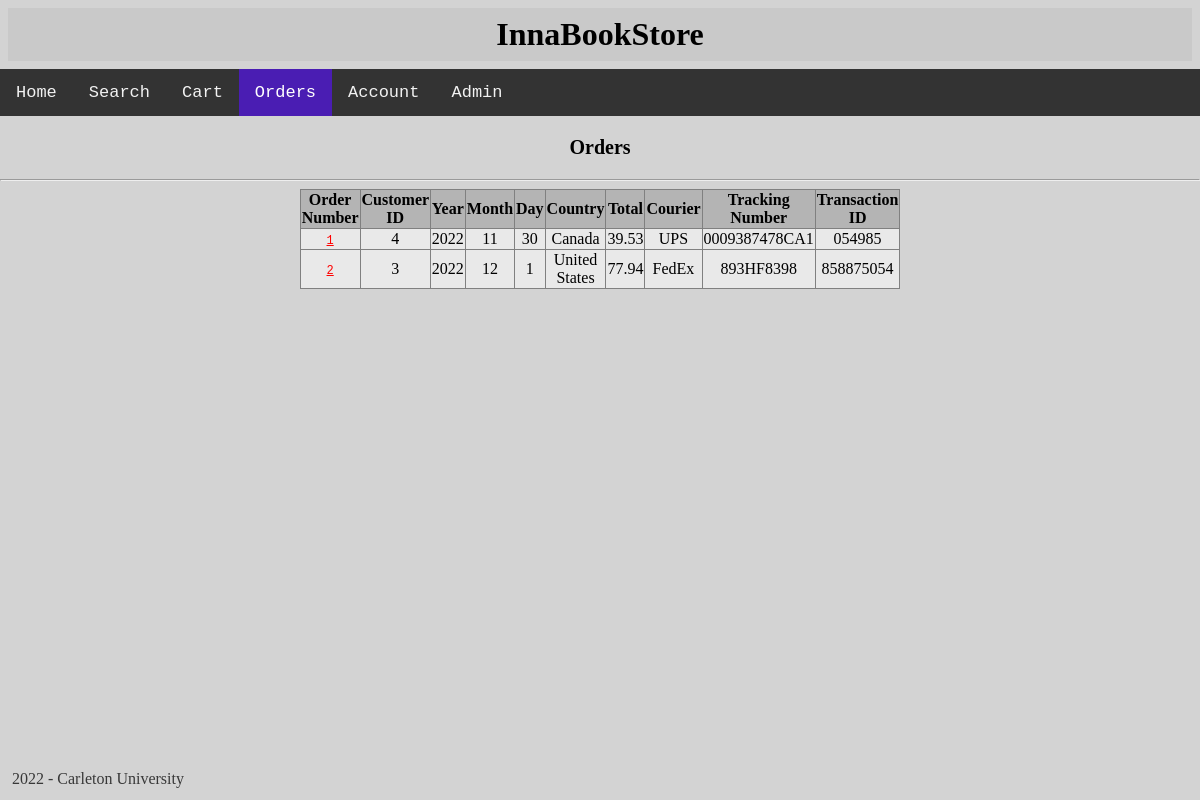
The page /orders on the database its author committed.
### tables this page shows
CREATE TABLE orders (
    order_id INTEGER PRIMARY KEY,
    u_id INTEGER,
    order_year INTEGER NOT NULL,
    order_month INTEGER NOT NULL,
    order_day INTEGER NOT NULL,
    bill_street TEXT NOT NULL,
    bill_city TEXT NOT NULL,
    bill_stateprov TEXT NOT NULL,
    bill_postalzip TEXT NOT NULL,
    bill_country TEXT NOT NULL,
    ship_street TEXT NOT NULL,
    ship_city TEXT NOT NULL,
    ship_stateprov TEXT NOT NULL,
    ship_postalzip TEXT NOT NULL,
    ship_country TEXT NOT NULL,
    shipping_courier TEXT,
    ship_trackingno TEXT,
    shipping_cost REAL NOT NULL,
    subtotal REAL NOT NULL,
    tax REAL NOT NULL,
    grandtotal REAL NOT NULL,
    creditcardnum TEXT NOT NULL,
    creditcardexp TEXT NOT NULL,
    transactionid TEXT NOT NULL
);

### main.py (the view)
@app.route('/orders')
def orders():
    c.execute('SELECT * FROM orders')
    allOrders = c.fetchall()
    return render_template('orders.html', orders = allOrders)

### templates/orders.html (shortened to what this page needs)
{% extends 'base.html' %}
{% block body %}
<div class="topnav">
    <a href="/">Home</a>
    <a href="/search">Search</a>
    <a href="/cart">Cart</a>
    <a class="active" href="/orders">Orders</a>
    <a href="/account">Account</a>
    <a href="/admin">Admin</a>
</div>
<h2>Orders</h2>
<hr>
<table style="width: 600px;">
    <thead>
        <th>Order Number</th>
        <th>Customer ID</th>
        <th>Year</th>
        <th>Month</th>
        <th>Day</th>
        <th>Country</th>
        <th>Total</th>
        <th>Courier</th>
        <th>Tracking Number</th>
        <th>Transaction ID</th>
    </thead>
    {% for item in orders %}
    <tr>
        <td><a href="/orderdetails">{{item[0]}}</a></td>
        <td>{{item[1]}}</td>
        <td>{{item[2]}}</td>
        <td>{{item[3]}}</td>
        <td>{{item[4]}}</td>
        <td>{{item[14]}}</td>
        <td>{{item[20]}}</td>
        <td>{{item[15]}}</td>
        <td>{{item[16]}}</td>
        <td>{{item[23]}}</td>
    </tr>
{% endfor %}
</table>
{% endblock %}

### static/css/styles.css (style rules this page uses)
h2 { margin: 0.5em; padding: 0.5em; text-align: center; font-size: 1.25em; }
body { background-color: lightgrey; margin: auto; }
table { border-collapse: collapse; margin: auto; text-align: center; }
td, th { border: 1px solid grey; background-color:rgb(233, 233, 233) }
a { font-family:'Courier New', Courier, monospace; font-size: 75%; }
a:link { color: red; }
th { font-weight: bold; background-color: rgb(180, 180, 180); }
tr { font-weight: normal; }
.topnav { background-color: #333; overflow: hidden; }
.topnav a { float: left; color: #f2f2f2; text-align: center; padding: 14px 16px; text-decoration: none; font-size: 17px; }
.topnav a.active { background-color: #4a1db3; color: white; }

### rows shown on the page
orders: order_id "1", u "4", order_year "2022", order_month "11", order_day "30", ship_country "Canada", grandtotal "39.53", shipping_courier "UPS", ship_trackingno "0009387478CA1", transactionid "054985"
orders: order_id "2", u "3", order_year "2022", order_month "12", order_day "1", ship_country "United States", grandtotal "77.94", shipping_courier "FedEx", ship_trackingno "893HF8398", transactionid "858875054"
